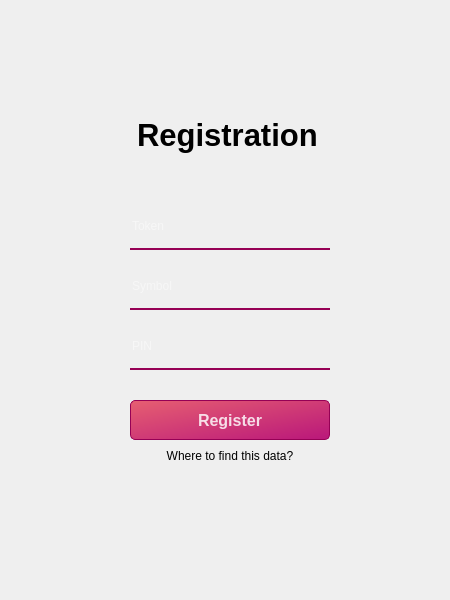
<?xml version="1.0" encoding="UTF-8"?>
<ui version="4.0">
 <class>RegisterWindow</class>
 <widget class="QWidget" name="RegisterWindow">
  <property name="geometry">
   <rect>
    <x>0</x>
    <y>0</y>
    <width>450</width>
    <height>600</height>
   </rect>
  </property>
  <property name="windowTitle">
   <string>Form</string>
  </property>
  <widget class="QWidget" name="widget" native="true">
   <property name="geometry">
    <rect>
     <x>30</x>
     <y>30</y>
     <width>400</width>
     <height>550</height>
    </rect>
   </property>
   <property name="styleSheet">
    <string notr="true">QPushButton#regButton {
background-color: qlineargradient(spread:pad, x1:0, y1:0, x2:1, y2:1, stop:0 rgba(230, 80, 100, 230), stop:1 rgba(180, 0, 110, 230));
color:rgba(255,255,255,210);
border:1px solid rgba(150,0,85,255);
border-radius:5px;
}
QPushButton#regButton:hover {
background-color: qlineargradient(spread:pad, x1:0, y1:0, x2:1, y2:1, stop:0 rgba(250, 100, 120, 230), stop:1 rgba(200, 20, 130, 230));
}
QPushButton#regButton:pressed {
padding-left:5px;
padding-top:5px;
}
QPushButton#tutorialButton:hover {
color:rgba(220,150,160,255);
}
QPushButton#exitButton{
background-color:rgba(150,0, 100, 255);
}</string>
   </property>
   <widget class="QLabel" name="loginpanelLabel">
    <property name="geometry">
     <rect>
      <x>25</x>
      <y>25</y>
      <width>350</width>
      <height>500</height>
     </rect>
    </property>
    <property name="styleSheet">
     <string notr="true">border-image: url(:/images/background.jpg);
border-radius:20px;
</string>
    </property>
    <property name="text">
     <string/>
    </property>
   </widget>
   <widget class="QLabel" name="registerLabel">
    <property name="geometry">
     <rect>
      <x>107</x>
      <y>80</y>
      <width>185</width>
      <height>50</height>
     </rect>
    </property>
    <property name="font">
     <font>
      <pointsize>23</pointsize>
      <bold>true</bold>
     </font>
    </property>
    <property name="text">
     <string>Registration</string>
    </property>
   </widget>
   <widget class="QLineEdit" name="tokenLineEdit">
    <property name="geometry">
     <rect>
      <x>100</x>
      <y>180</y>
      <width>200</width>
      <height>40</height>
     </rect>
    </property>
    <property name="styleSheet">
     <string notr="true">background-color:rgba(0,0,0,0);
border:none;
border-bottom:2px solid rgba(150,0,85,255);
color:rgba(255,255,255,240);
padding-bottom:7px;</string>
    </property>
    <property name="text">
     <string/>
    </property>
    <property name="placeholderText">
     <string>Token</string>
    </property>
   </widget>
   <widget class="QLineEdit" name="symbolLineEdit">
    <property name="geometry">
     <rect>
      <x>100</x>
      <y>240</y>
      <width>200</width>
      <height>40</height>
     </rect>
    </property>
    <property name="styleSheet">
     <string notr="true">background-color:rgba(0,0,0,0);
border:none;
border-bottom:2px solid rgba(150,0,85,255);
color:rgba(255,255,255,240);
padding-bottom:7px;</string>
    </property>
    <property name="text">
     <string/>
    </property>
    <property name="placeholderText">
     <string>Symbol</string>
    </property>
   </widget>
   <widget class="QLineEdit" name="pinLineEdit">
    <property name="geometry">
     <rect>
      <x>100</x>
      <y>300</y>
      <width>200</width>
      <height>40</height>
     </rect>
    </property>
    <property name="styleSheet">
     <string notr="true">background-color:rgba(0,0,0,0);
border:none;
border-bottom:2px solid rgba(150,0,85,255);
color:rgba(255,255,255,240);
padding-bottom:7px;</string>
    </property>
    <property name="text">
     <string/>
    </property>
    <property name="placeholderText">
     <string>PIN</string>
    </property>
   </widget>
   <widget class="QPushButton" name="regButton">
    <property name="geometry">
     <rect>
      <x>100</x>
      <y>370</y>
      <width>200</width>
      <height>40</height>
     </rect>
    </property>
    <property name="font">
     <font>
      <pointsize>12</pointsize>
      <bold>true</bold>
     </font>
    </property>
    <property name="text">
     <string>Register</string>
    </property>
   </widget>
   <widget class="QPushButton" name="githubButton">
    <property name="geometry">
     <rect>
      <x>310</x>
      <y>460</y>
      <width>40</width>
      <height>40</height>
     </rect>
    </property>
    <property name="styleSheet">
     <string notr="true">border-image: url(:/images/github-mark-white.png);
border-radius:20px;</string>
    </property>
    <property name="text">
     <string/>
    </property>
   </widget>
   <widget class="QPushButton" name="tutorialButton">
    <property name="geometry">
     <rect>
      <x>125</x>
      <y>415</y>
      <width>150</width>
      <height>21</height>
     </rect>
    </property>
    <property name="minimumSize">
     <size>
      <width>121</width>
      <height>21</height>
     </size>
    </property>
    <property name="styleSheet">
     <string notr="true">background-color:rgba(0,0,0,0);
border:none;</string>
    </property>
    <property name="text">
     <string>Where to find this data?</string>
    </property>
   </widget>
  </widget>
 </widget>
 <resources>
  <include location="../f2a5ab68/res.qrc"/>
 </resources>
 <connections/>
</ui>
